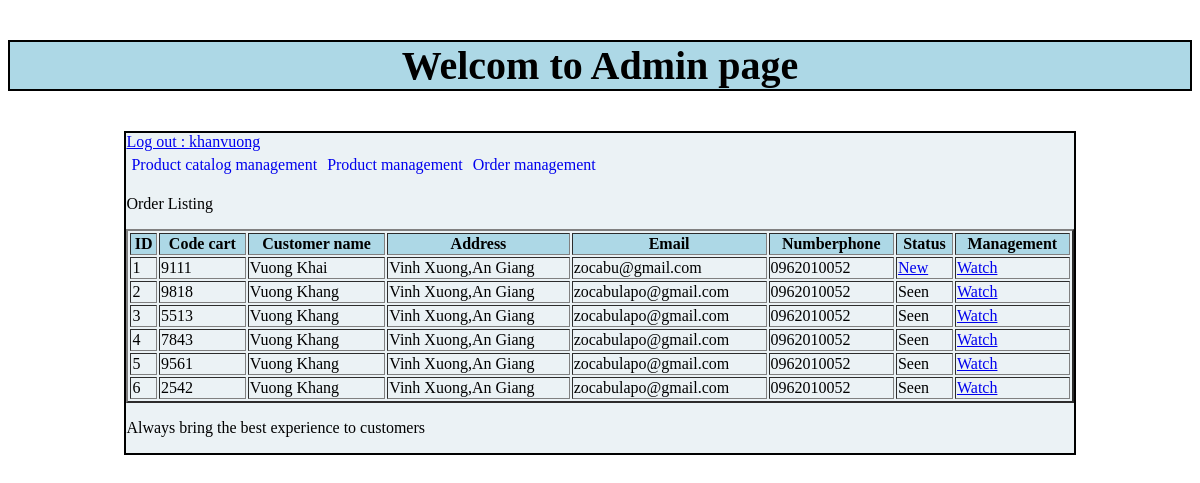
/Admin/index.php?action=quanlidonhang&query=lietke (signed in), run on the app's committed database.
### tables this page shows
CREATE TABLE `cart` (
  `id_cart` int(11) NOT NULL,
  `id_khachhang` int(11) NOT NULL,
  `code_cart` varchar(100) NOT NULL,
  `cart_status` int(11) NOT NULL
);

CREATE TABLE `dangky` (
  `id_dangky` int(11) NOT NULL,
  `tenkhachhang` varchar(200) NOT NULL,
  `email` varchar(200) NOT NULL,
  `diachi` varchar(200) NOT NULL,
  `matkhau` varchar(100) NOT NULL,
  `dienthoai` varchar(20) NOT NULL
);

### Admin/moduel/quanlidonhang/lietke.php (the view)
<p>Order Listing</p>
<?php
$lietke_dh="SELECT * FROM cart,dangky Where cart.id_khachhang=dangky.id_dangky ORDER BY cart.id_cart DESC";
$query_lietke_dh=mysqli_query($mysqli,$lietke_dh);
?>
<table style= "width:100%" border ="2" style="border=collape: collape;">
  <tr>
  <th style=" background-color: lightblue;">ID</th>
    <th style=" background-color: lightblue;">Code cart</th>
    <th style=" background-color: lightblue;">Customer name</th>
    <th style=" background-color: lightblue;">Address</th>
    <th style=" background-color: lightblue;">Email</th>
    <th style=" background-color: lightblue;">Numberphone</th>
    <th style=" background-color: lightblue;">Status</th>
    <th style=" background-color: lightblue;">Management</th>
  </tr>
  <?php
  $i=0;
  while($row = mysqli_fetch_array($query_lietke_dh)){
      $i++;
  ?>
  <tr>
  <td> <?php echo $i ?></td>
  <td> <?php echo $row['code_cart'] ?></td>
  <td> <?php echo  $row['tenkhachhang'] ?></td>
  <td> <?php echo  $row['diachi'] ?></td>
  <td> <?php echo  $row['email'] ?></td>
  <td> <?php echo  $row['dienthoai'] ?></td>
  <td> <?php
  if($row['cart_status']==1){
      echo '<a href="moduel/quanlidonhang/xuli.php?code='.$row['code_cart'].'">New</a>';
  }else{
      echo 'Seen';
  }
  ?></td>
  <td> <a href="index.php?action=donhang&query=xemdonhang&code=<?php echo $row['code_cart']?>">Watch</a>
</td>
  </tr>
  <?php
  }
  ?>
</table>

### data on the page
cart: code_cart "9111", dangky.tenkhachhang "Vuong Khai", dangky.diachi "Vinh Xuong,An Giang", dangky.email "zocabu@gmail.com", dangky.dienthoai "0962010052"
cart: code_cart "9818", dangky.tenkhachhang "Vuong Khang", dangky.diachi "Vinh Xuong,An Giang", dangky.email "zocabulapo@gmail.com", dangky.dienthoai "0962010052", cart_status "Seen"
cart: code_cart "5513", dangky.tenkhachhang "Vuong Khang", dangky.diachi "Vinh Xuong,An Giang", dangky.email "zocabulapo@gmail.com", dangky.dienthoai "0962010052", cart_status "Seen"
cart: code_cart "7843", dangky.tenkhachhang "Vuong Khang", dangky.diachi "Vinh Xuong,An Giang", dangky.email "zocabulapo@gmail.com", dangky.dienthoai "0962010052", cart_status "Seen"
cart: code_cart "9561", dangky.tenkhachhang "Vuong Khang", dangky.diachi "Vinh Xuong,An Giang", dangky.email "zocabulapo@gmail.com", dangky.dienthoai "0962010052", cart_status "Seen"
cart: code_cart "2542", dangky.tenkhachhang "Vuong Khang", dangky.diachi "Vinh Xuong,An Giang", dangky.email "zocabulapo@gmail.com", dangky.dienthoai "0962010052", cart_status "Seen"

### other printed values
$_SESSION['dangnhap'] "khanvuong"
